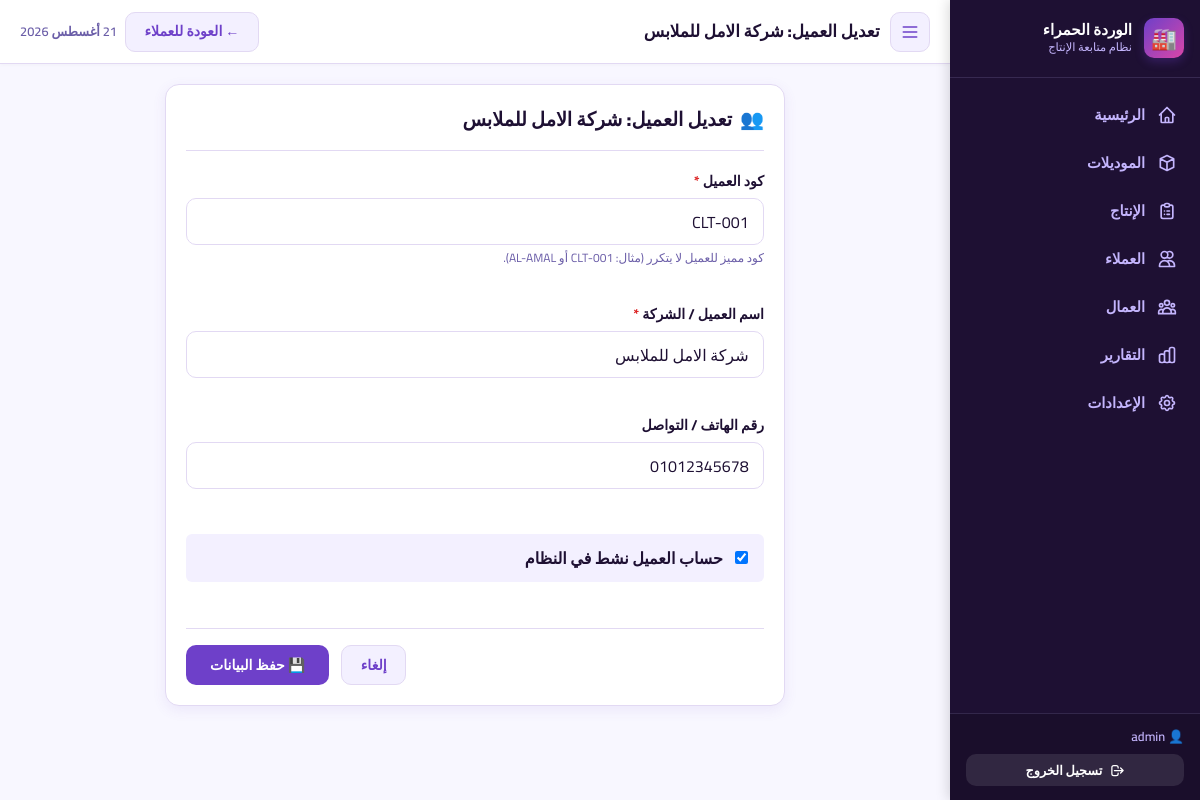
The app's page /clients/1/edit/ (signed in) with its own data.
### catalog/models.py (models this page shows, shortened)
class TimestampMixin(models.Model):
    created_at = models.DateTimeField(auto_now_add=True)
    updated_at = models.DateTimeField(auto_now=True)
    class Meta:
        abstract = True

class Client(TimestampMixin):
    code = models.CharField(max_length=20, unique=True, verbose_name='كود العميل')
    name = models.CharField(max_length=100, verbose_name='اسم العميل')
    phone = models.CharField(
        max_length=20, validators=[phone_validator],
        verbose_name='رقم الهاتف'
    )
    is_active = models.BooleanField(default=True, verbose_name='نشط')
    class Meta:
        verbose_name = 'عميل'
        verbose_name_plural = 'العملاء'
        ordering = ['name']

### catalog/views.py (the view, shortened to what this page needs)
# urls.py: path('clients/<int:pk>/edit/', views.ClientEditView.as_view(), name='client_edit'),
@method_decorator(login_required, name='dispatch')
class ClientEditView(View):
    def get(self, request, pk):
        client = get_object_or_404(Client, pk=pk)
        return render(request, 'catalog/clients/form.html', {
            'form': ClientForm(instance=client),
            'client': client,
            'title': f'تعديل العميل: {client.name}'
        })

### catalog/forms.py
class ClientForm(forms.ModelForm):
    class Meta:
        model = Client
        fields = ['code', 'name', 'phone', 'is_active']
        labels = {
            'code': 'كود العميل', 'name': 'اسم العميل',
            'phone': 'رقم الهاتف', 'is_active': 'نشط'
        }
        widgets = {
            'code': forms.TextInput(attrs={'class': 'form-control', 'placeholder': 'مثال: CLT-001'}),
            'name': forms.TextInput(attrs={'class': 'form-control'}),
            'phone': forms.TextInput(attrs={'class': 'form-control', 'placeholder': '01xxxxxxxxx'}),
        }

### core/context_processors.py (called while the page is built)
def navigation(request):
    nav_items = [
        {'url': 'production:dashboard', 'label': 'الرئيسية', 'icon': 'home'},
        {'url': 'catalog:model_list', 'label': 'الموديلات', 'icon': 'cube'},
        {'url': 'production:entry', 'label': 'الإنتاج', 'icon': 'clipboard-list'},
        {'url': 'catalog:client_list', 'label': 'العملاء', 'icon': 'users'},
        {'url': 'workers:list', 'label': 'العمال', 'icon': 'user-group'},
        {'url': 'reports:index', 'label': 'التقارير', 'icon': 'chart-bar'},
        {'url': 'catalog:settings_index', 'label': 'الإعدادات', 'icon': 'cog'},
    ]
    return {
        'nav_items': nav_items,
    }

### catalog/templates/catalog/clients/form.html (shortened to what this page needs)
{% extends "base.html" %}
{% block page_title %}{{ title }}{% endblock %}
{% block topbar_actions %}
<a href="{% url 'catalog:client_list' %}" class="btn btn-secondary">
  ← العودة للعملاء
</a>
{% endblock %}
{% block content %}
<div class="card" style="max-width:620px;margin:0 auto;box-shadow:var(--shadow-md);">
  <div class="card-header" style="border-bottom:1px solid var(--color-border);padding-bottom:1rem;margin-bottom:1.25rem;">
    <h2 class="card-title" style="font-size:1.2rem;display:flex;align-items:center;gap:0.5rem;">
      <span>👥</span>
      <span>{{ title }}</span>
    </h2>
  </div>
  <form method="post" novalidate>
    <div style="display:flex;flex-direction:column;gap:1.15rem;">
      <div class="form-group">
        <label class="form-label" for="{{ form.code.id_for_label }}" style="font-weight:700;">
          كود العميل <span style="color:var(--color-danger);">*</span>
        </label>
        {{ form.code }}
        <div style="font-size:0.75rem;color:var(--color-text-muted);margin-top:0.25rem;">كود مميز للعميل لا يتكرر (مثال: CLT-001 أو AL-AMAL).</div>
      </div>
      <div class="form-group">
        <label class="form-label" for="{{ form.name.id_for_label }}" style="font-weight:700;">
          اسم العميل / الشركة <span style="color:var(--color-danger);">*</span>
        </label>
        {{ form.name }}
      </div>
      <div class="form-group">
        <label class="form-label" for="{{ form.phone.id_for_label }}" style="font-weight:700;">
          رقم الهاتف / التواصل
        </label>
        {{ form.phone }}
      </div>
      <div class="form-group" style="display:flex;align-items:center;gap:0.75rem;background:var(--color-surface-2);padding:0.75rem 1rem;border-radius:var(--radius-sm);margin-top:0.5rem;">
        {{ form.is_active }}
        <label for="{{ form.is_active.id_for_label }}" style="font-weight:700;margin:0;cursor:pointer;">
          حساب العميل نشط في النظام
        </label>
      </div>
    </div>
    <div style="display:flex;gap:0.75rem;justify-content:flex-end;margin-top:1.75rem;padding-top:1rem;border-top:1px solid var(--color-border);">
      <a href="{% if client %}{% url 'catalog:client_detail' client.pk %}{% else %}{% url 'catalog:client_list' %}{% endif %}" class="btn btn-secondary">إلغاء</a>
      <button type="submit" class="btn btn-primary" style="padding:0.6rem 1.5rem;font-weight:700;">
        💾 حفظ البيانات
      </button>
    </div>
  </form>
</div>
{% endblock %}

### templates/base.html (shortened to what this page needs)
{% load static factory_tags %}
<!DOCTYPE html>
<html lang="ar" dir="rtl">
<head>
  <script src="https://cdn.tailwindcss.com"></script>
  <link rel="stylesheet" href="{% static 'css/main.css' %}">
</head>
<body>
<aside class="sidebar" id="sidebar">
  <div class="sidebar-logo">
    <div class="sidebar-logo-icon">🏭</div>
    <div style="flex:1;">
      <div class="sidebar-logo-text">الوردة الحمراء</div>
      <div class="sidebar-logo-sub">نظام متابعة الإنتاج</div>
    </div>
  </div>
  <nav class="sidebar-nav">
    {% for item in nav_items %}
    <a href="{% url item.url %}"
       class="sidebar-item {% if request.resolver_match.url_name == item.url|cut:'production:'|cut:'catalog:'|cut:'workers:'|cut:'reports:'|cut:'accounts:' %}active{% endif %}">
      {% if item.icon == 'home' %}
        <svg fill="none" viewBox="0 0 24 24" stroke="currentColor"><path stroke-linecap="round" stroke-linejoin="round" stroke-width="2" d="M3 12l2-2m0 0l7-7 7 7M5 10v10a1 1 0 001 1h3m10-11l2 2m-2-2v10a1 1 0 01-1 1h-3m-6 0a1 1 0 001-1v-4a1 1 0 011-1h2a1 1 0 011 1v4a1 1 0 001 1m-6 0h6"/></svg>
      {% elif item.icon == 'cube' %}
        <svg fill="none" viewBox="0 0 24 24" stroke="currentColor"><path stroke-linecap="round" stroke-linejoin="round" stroke-width="2" d="M20 7l-8-4-8 4m16 0l-8 4m8-4v10l-8 4m0-10L4 7m8 4v10M4 7v10l8 4"/></svg>
      {% elif item.icon == 'clipboard-list' %}
        <svg fill="none" viewBox="0 0 24 24" stroke="currentColor"><path stroke-linecap="round" stroke-linejoin="round" stroke-width="2" d="M9 5H7a2 2 0 00-2 2v12a2 2 0 002 2h10a2 2 0 002-2V7a2 2 0 00-2-2h-2M9 5a2 2 0 002 2h2a2 2 0 002-2M9 5a2 2 0 012-2h2a2 2 0 012 2m-3 7h3m-3 4h3m-6-4h.01M9 16h.01"/></svg>
      {% elif item.icon == 'users' %}
        <svg fill="none" viewBox="0 0 24 24" stroke="currentColor"><path stroke-linecap="round" stroke-linejoin="round" stroke-width="2" d="M12 4.354a4 4 0 110 5.292M15 21H3v-1a6 6 0 0112 0v1zm0 0h6v-1a6 6 0 00-9-5.197M13 7a4 4 0 11-8 0 4 4 0 018 0z"/></svg>
      {% endif %}
      <span>{{ item.label }}</span>
    </a>
    {% endfor %}
  </nav>
  <div class="sidebar-footer">
    <div style="color: var(--color-sidebar-text); font-size: 0.8rem; margin-bottom: 0.5rem; font-weight: 600;">
      👤 {{ request.user.get_full_name|default:request.user.username }}
    </div>
    <a href="{% url 'accounts:logout' %}" class="btn btn-sm" style="background:rgba(255,255,255,0.1);color:white;width:100%;justify-content:center;">
      <svg width="15" height="15" fill="none" viewBox="0 0 24 24" stroke="currentColor"><path stroke-linecap="round" stroke-linejoin="round" stroke-width="2" d="M17 16l4-4m0 0l-4-4m4 4H7m6 4v1a3 3 0 01-3 3H6a3 3 0 01-3-3V7a3 3 0 013-3h4a3 3 0 013 3v1"/></svg>
      تسجيل الخروج
    </a>
  </div>
</aside>
<div class="main-content">
  <header class="topbar">
    <div class="topbar-start">
      <button id="sidebarToggle" class="btn btn-icon btn-secondary sidebar-toggle-btn" aria-label="القائمة">
        <svg width="20" height="20" fill="none" viewBox="0 0 24 24" stroke="currentColor"><path stroke-linecap="round" stroke-linejoin="round" stroke-width="2" d="M4 6h16M4 12h16M4 18h16"/></svg>
      </button>
      <div class="topbar-title-wrap">
        <h1 class="page-title">{% block page_title %}{% endblock %}</h1>
      </div>
    </div>
    <div class="topbar-end">
      {% block topbar_actions %}{% endblock %}
      <div class="topbar-date">
        {% now "j F Y" %}
      </div>
    </div>
  </header>
  <main class="page-container">
    {% block content %}{% endblock %}
  </main>
</div>
</body>
</html>

### records on screen
Client: code "CLT-001", name "شركة الامل للملابس", phone "01012345678", is_active "☑"

### other values on screen
{{ item.label }} "الرئيسية" "الموديلات" "الإنتاج" "العملاء" "العمال" "التقارير" "الإعدادات"
{{ request.user.get_full_name|default:request.user.username }} "admin"
{{ title }} "تعديل العميل: شركة الامل للملابس"
